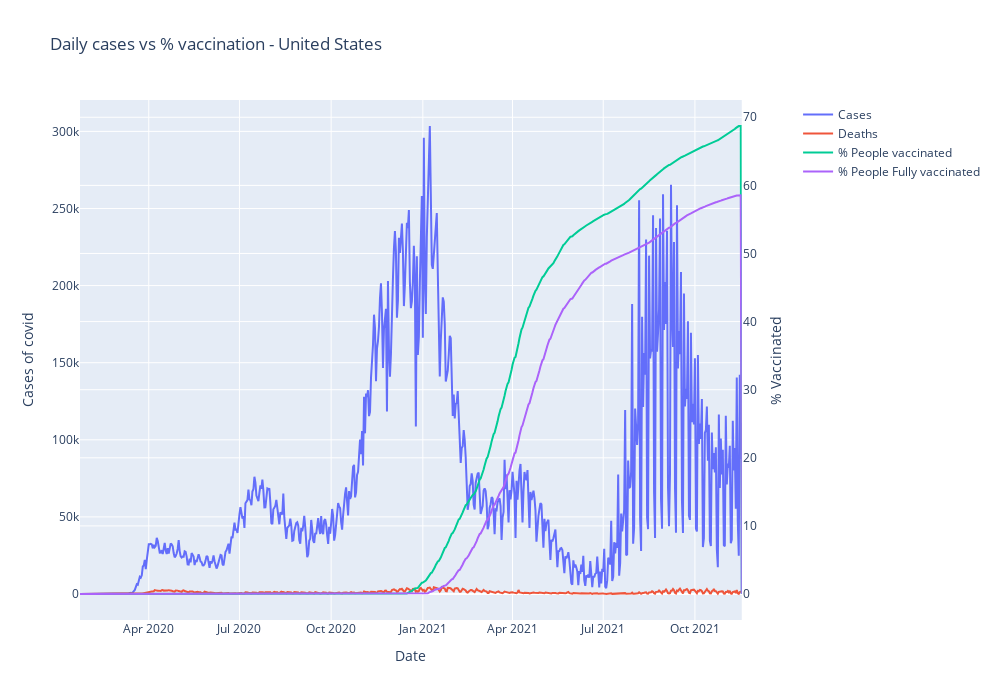

Notebook source saved alongside this figure:
### Code cell
fig = make_subplots(specs=[[{"secondary_y": True}]])

fig.add_trace(
    go.Scatter(x=df['date'], y=df['cases'], name="Cases"),
    secondary_y=False,
)

fig.add_trace(
    go.Scatter(x=df['date'], y=df['deaths'], name="Deaths"),
    secondary_y=False,
)

fig.add_trace(
    go.Scatter(x=df['date'], y=df['% people_vaccinated'], name = '% People vaccinated' ),
    secondary_y=True,
)
fig.add_trace(
    go.Scatter(x=df['date'], y=df['% people_fully_vaccinated'],name = '% People Fully vaccinated '),
    secondary_y= True,
)

fig.update_layout(
    autosize=False,
    width=1000,
    height=700,
    title_text="Daily cases vs % vaccination - "+country
)

fig.update_xaxes(title_text="Date")

fig.update_yaxes(title_text="Cases of covid", secondary_y=False)
fig.update_yaxes(title_text="% Vaccinated", secondary_y=True)

fig.show()

### Figure 1 — Plotly figure (JSON) as saved in the notebook; plotly's stock layout.template omitted (floating-point values rounded to 4 significant figures; data arrays with more than 128 entries replaced by an {"elided": "..."} marker saying what was removed)
{"data": [{"name": "Cases", "type": "scatter", "x": {"elided": "665 str values"}, "xaxis": "x", "y": {"elided": "665 int values"}, "yaxis": "y"}, {"name": "Deaths", "type": "scatter", "x": {"elided": "665 str values"}, "xaxis": "x", "y": {"elided": "665 int values"}, "yaxis": "y"}, {"name": "% People vaccinated", "type": "scatter", "x": {"elided": "665 str values"}, "xaxis": "x", "y": {"elided": "665 float values"}, "yaxis": "y2"}, {"name": "% People Fully vaccinated ", "type": "scatter", "x": {"elided": "665 str values"}, "xaxis": "x", "y": {"elided": "665 float values"}, "yaxis": "y2"}], "layout": {"autosize": false, "height": 700, "title": {"text": "Daily cases vs % vaccination - United States"}, "width": 1000, "xaxis": {"anchor": "y", "domain": [0, 0.94], "title": {"text": "Date"}}, "yaxis": {"anchor": "x", "domain": [0, 1], "title": {"text": "Cases of covid"}}, "yaxis2": {"anchor": "x", "overlaying": "y", "side": "right", "title": {"text": "% Vaccinated"}}}}
